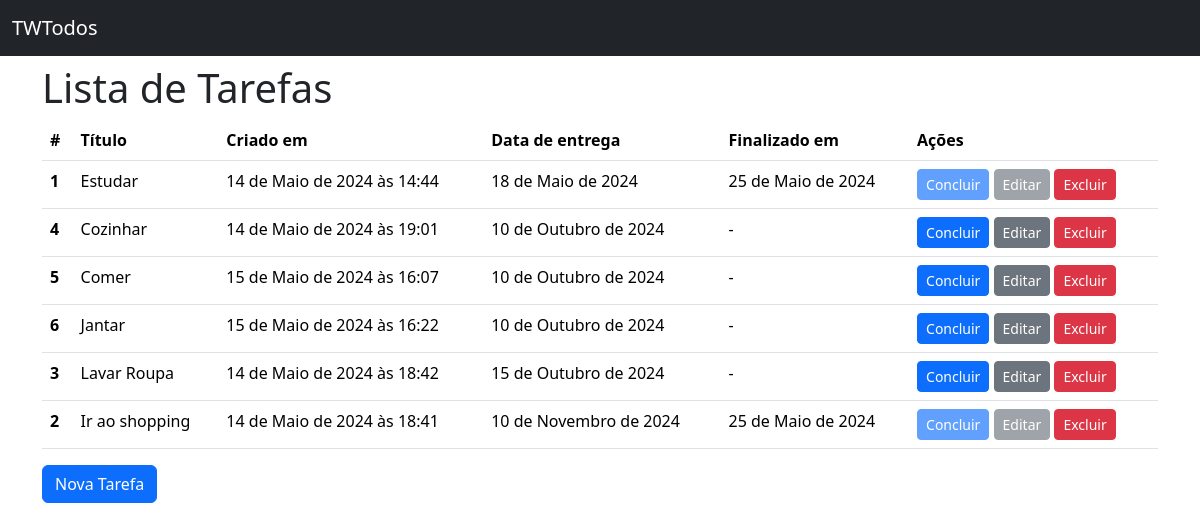
The page / on the database its author committed.
### todos/models.py (models this page shows, shortened)
class Todo(models.Model):
    title = models.CharField(verbose_name="Títuto", max_length=100, null=False, blank=False)
    created_at = models.DateTimeField(auto_now_add=True, null=False, blank=False)
    deadline = models.DateField(verbose_name="Data de entrega", null=False, blank=False)
    finished_at = models.DateField(null=True)
    class Meta:
        ordering = ["deadline"]

### todos/views.py (the view)
# urls.py: path("",TodoListView.as_view(), name="todo_list"),
class TodoListView(ListView):
    model = Todo

### todos/templates/todos/todo_list.html (shortened to what this page needs)
{% extends 'base.html' %}
{% block content %}
<h1>Lista de Tarefas</h1>
{% if todo_list %}
<table class="table">
    <thead>
        <tr>
            <th scope="col">#</th>
            <th scope="col">Título</th>
            <th scope="col">Criado em</th>
            <th scope="col">Data de entrega</th>
            <th scope="col">Finalizado em</th>
            <th scope="col">Ações</th>
        </tr>
    </thead>
    <tbody>
        {% for todo in todo_list %}
        <tr>
            <th scope="row">{{ todo.pk }}</th>
            <td>{{ todo.title }}</td>
            <td>{{ todo.created_at }}</td>
            <td>{{ todo.deadline }}</td>
            <td>{{ todo.finished_at|default:"-" }}</td>
            <td>
                <a href="{% url 'todo_complete' pk=todo.pk %}" class="btn btn-primary btn-sm {% if todo.finished_at %}disabled{% endif %}">Concluir</a>
                <a href="{% url 'todo_update' pk=todo.pk %}" class="btn btn-secondary btn-sm {% if todo.finished_at %}disabled{% endif %}">Editar</a>
                <a href="{% url 'todo_delete' pk=todo.pk %}" class="btn btn-danger btn-sm">Excluir</a>
            </td>
        </tr>
        {% endfor %}
    </tbody>
</table>
{% else %}
<p>Não há tarefas cadastradas</p>
{% endif %}
<a href="{% url 'todo_create' %}" class="btn btn-primary">Nova Tarefa</a>
{% endblock content %}

### todos/templates/base.html (shortened to what this page needs)
<!DOCTYPE html>
<html lang="pt-br">
<head>
    <link href="https://cdn.jsdelivr.net/npm/bootstrap@5.3.3/dist/css/bootstrap.min.css" rel="stylesheet"
>
</head>
<body>
    <nav class="navbar bg-dark mb-2" data-bs-theme="dark">
        <div class="container-fluid">
            <a class="navbar-brand" href="{% url 'todo_list' %}">TWTodos</a>
        </div>
    </nav>
    <main class="container">
        {% block content %}{% endblock content %}
    </main>
</body>
</html>

### rows shown on the page
Todo: pk "1", title "Estudar", created_at "14 de Maio de 2024 às 14:44", deadline "18 de Maio de 2024", finished_at "25 de Maio de 2024"
Todo: pk "4", title "Cozinhar", created_at "14 de Maio de 2024 às 19:01", deadline "10 de Outubro de 2024", finished_at "-"
Todo: pk "5", title "Comer", created_at "15 de Maio de 2024 às 16:07", deadline "10 de Outubro de 2024", finished_at "-"
Todo: pk "6", title "Jantar", created_at "15 de Maio de 2024 às 16:22", deadline "10 de Outubro de 2024", finished_at "-"
Todo: pk "3", title "Lavar Roupa", created_at "14 de Maio de 2024 às 18:42", deadline "15 de Outubro de 2024", finished_at "-"
Todo: pk "2", title "Ir ao shopping", created_at "14 de Maio de 2024 às 18:41", deadline "10 de Novembro de 2024", finished_at "25 de Maio de 2024"
